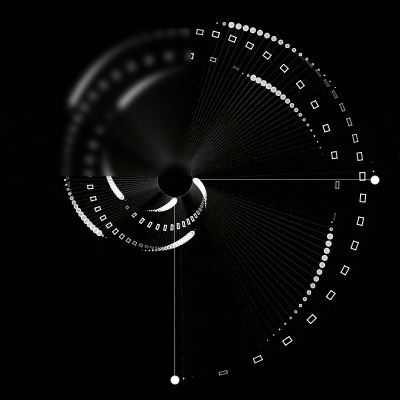
%> input picture sourceimages/test3/static_1.jpg, 400 x 400 px
$ octave imagefusion.m   (GNU Octave 9; MATLAB toolbox functions it lacks are replaced by stand-ins)
%> lines starting %> are read from the running program, lines starting %| are printed output that depends on the picture; in (x1, y1, x2, y2) boxes, pixels count from 0 and x2, y2 are one past the last pixel; in counts of white or black regions, pixels touching at a corner belong together; the program's own positions count from 1
%% Load images
I1 = im2double(imread('sourceimages\test3\static_1.jpg'));
I2 = im2double(imread('sourceimages\test3\static_2.jpg'));
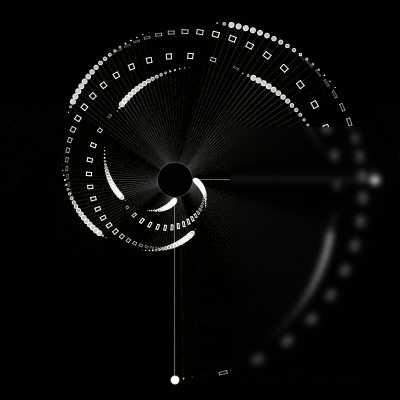
%> input picture sourceimages/test3/static_2.jpg, 400 x 400 px
figure(1);
imshow(I1);

figure(2);
imshow(I2);


%% Choice of parameters
r1 = 45;
eps1 = 0.3;
r2 = 7;
eps2 = 10^-6;

%% step A : two-scale image decomposition
% B1 and B2: blured images
% D1 and D2: detailed images

average_filter = 1/(31*31)*ones(31,31);
B1 = convn(I1, average_filter, 'same');
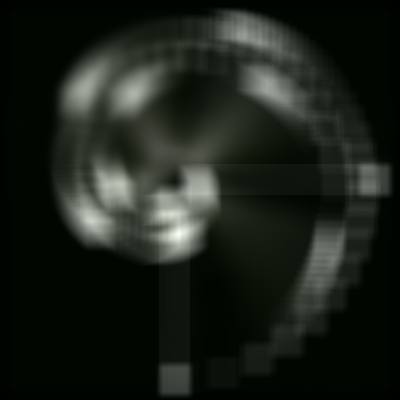
%> B1: size 400x400x3 double; mean R, G, B 0.0303, 0.0375, 0.0287; drawn with min black and max white
B2 = convn(I2, average_filter, 'same');
D1 = I1 - B1;
D2 = I2 - B2;
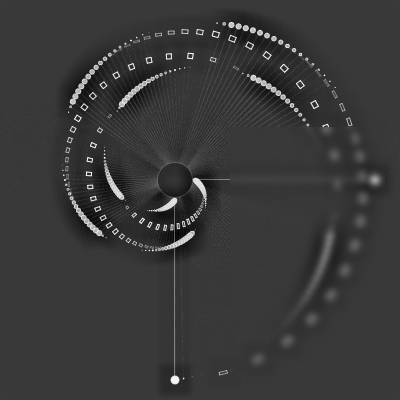
%> D2: size 400x400x3 double; mean R, G, B 5.52e-06, 0.000305, 3.56e-06; drawn with min black and max white

%% step B weight map construction
Ig1 = rgb2gray(I1);
Ig2 = rgb2gray(I2);

% laplacian filtering
laplacian_filter = [[0 -1 0]; [-1 4 -1]; [0 -1 0]];
H1 = convn( Ig1, laplacian_filter, 'same');
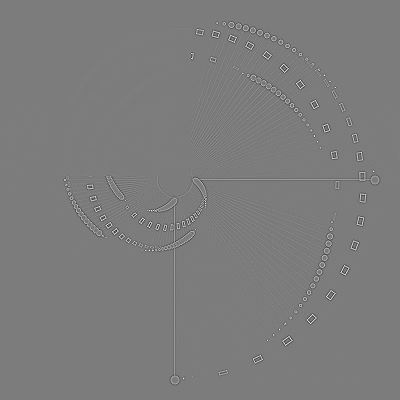
%> H1: size 400x400 double; min -2.97, max 3.11, mean 4.77e-05; drawn with min black and max white
H2 = convn( Ig2, laplacian_filter, 'same');

% gaussian filtering
S1 = imgaussfilt(abs(H1), 'FilterSize', 11);
S2 = imgaussfilt(abs(H2), 'FilterSize', 11);
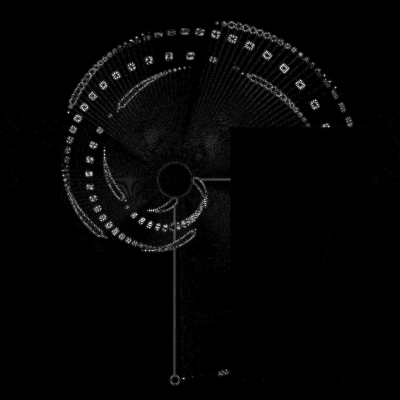
%> S2: size 400x400 double; min 0, max 2.35, mean 0.0502; drawn with min black and max white

% maybe reshape P1 and P2
P1 = (S1 == max(S1, S2));
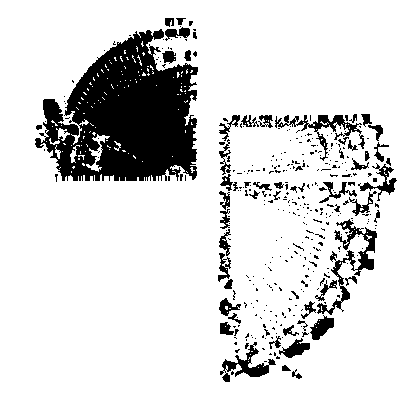
%> P1: size 400x400 logical; 84.8% white; 364 black regions (304 under 20 px), largest, box (x1, y1, x2, y2) and area: (35, 29, 198, 181) 15426, (317, 219, 377, 315) 1225, (275, 115, 365, 161) 811
P2 = (S2 == max(S1, S2));
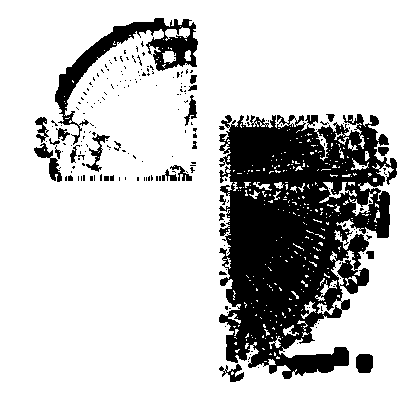
%> P2: size 400x400 logical; 77.5% white; 214 black regions (187 under 20 px), largest, box (x1, y1, x2, y2) and area: (219, 114, 397, 379) 29448, (55, 18, 198, 145) 3480, (34, 143, 62, 182) 364

% r1, eps1, r2 and eps2 are not related to the index of I1, P1, I2, P2, etc
%> (the run ends here)
